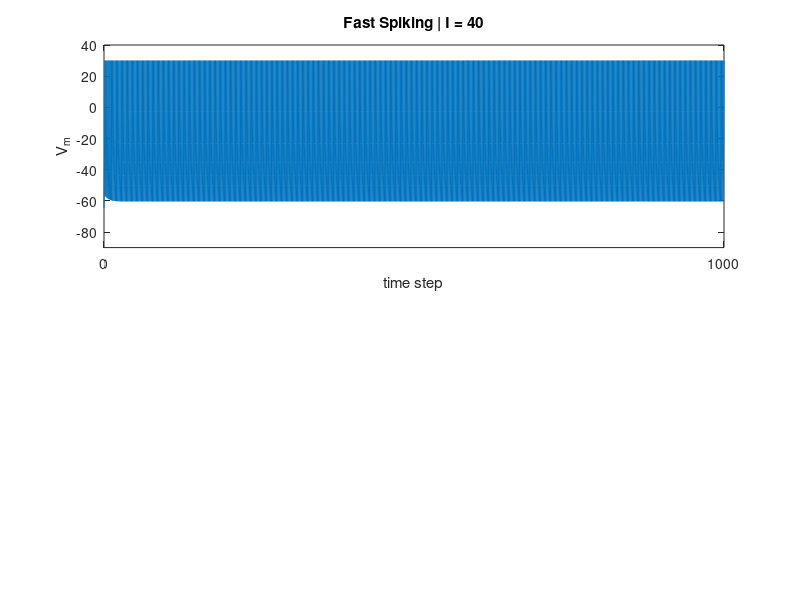

Reproduce this figure in MATLAB.
%   This MATLAB file generates figure 1 in the paper by 
%               Izhikevich E.M. (2004) 
%   Which Model to Use For Cortical Spiking Neurons? 
%   use MATLAB R13 or later. November 2003. San Diego, CA 

%   Modified by Ali Minai
%   Modified by Jack Fliegel



%%%%%%%%%%%%%%% fast spiking %%%%%%%%%%%%%%%%%%%%%% 

steps = 1000;                  %This simulation runs for 1000 steps

a=0.1; b=0.2; c=-65;  d=2; %IMPORTANT: modified these variables to get different neurons
                           %Fast Spiking:    a=0.1; b=0.2; c=-65; d=2
                           %Regular Spiking: a=0.02; b=0.2; c=-65; d=8
spike_ts = [];
V=-64; u=b*V;

tau = 0.25; 
tspan = 0:tau:steps;  %tau is the discretization time-step
                                  %tspan is the simulation interval
VV=[];  uu=[];

Rvar=0;                                
T1=0;            %T1 is the time at which the step input rises
    
    for t=tspan
        if (t>T1) 
            %IMPORTANT:
            % I is set to the current value from the array
            %I ranged from 0 to 40 in increments of 1
            I = 40.0;
        else
            I=0;
        end;
        V = V + tau*(0.04*V^2+5*V+140-u+I);
        u = u + tau*a*(b*V-u);
        if V > 30                 %if this is a spike
            VV(end+1)=30;         %VV is the time-series of membrane potentials
            V = c;
            u = u + d;
            spike_ts = [spike_ts ; 1];   %records a spike
        else
            VV(end+1)=V;
            spike_ts = [spike_ts ; 0];   %records no spike
        end;
        uu(end+1)=u;
    end;
    


subplot(2,1,1)
plot(tspan,VV);                   %VV is plotted as the output
axis([0 max(tspan) -90 40])
xlabel('time step');
ylabel('V_m')
xticks([0 max(tspan)]);
xticklabels([0 steps]);
title(['Fast Spiking | I = ', num2str(I)]);

% subplot(2,1,2)
% plot(tspan,spike_ts,'r');                   %spike train is plotted
% axis([0 max(tspan) 0 1.5])
% xlabel('time step');
% xticks([0 max(tspan)]);
% xticklabels([0 steps]);
% yticks([0 1]); 


% numer of indecies with spike after 800 datapoint to 4000 (tau = 0.25)
indexR200 = find(spike_ts(801:end) == 1);
R200 = length(indexR200);
fprintf('Num spikes after t(200): %d\n', R200);